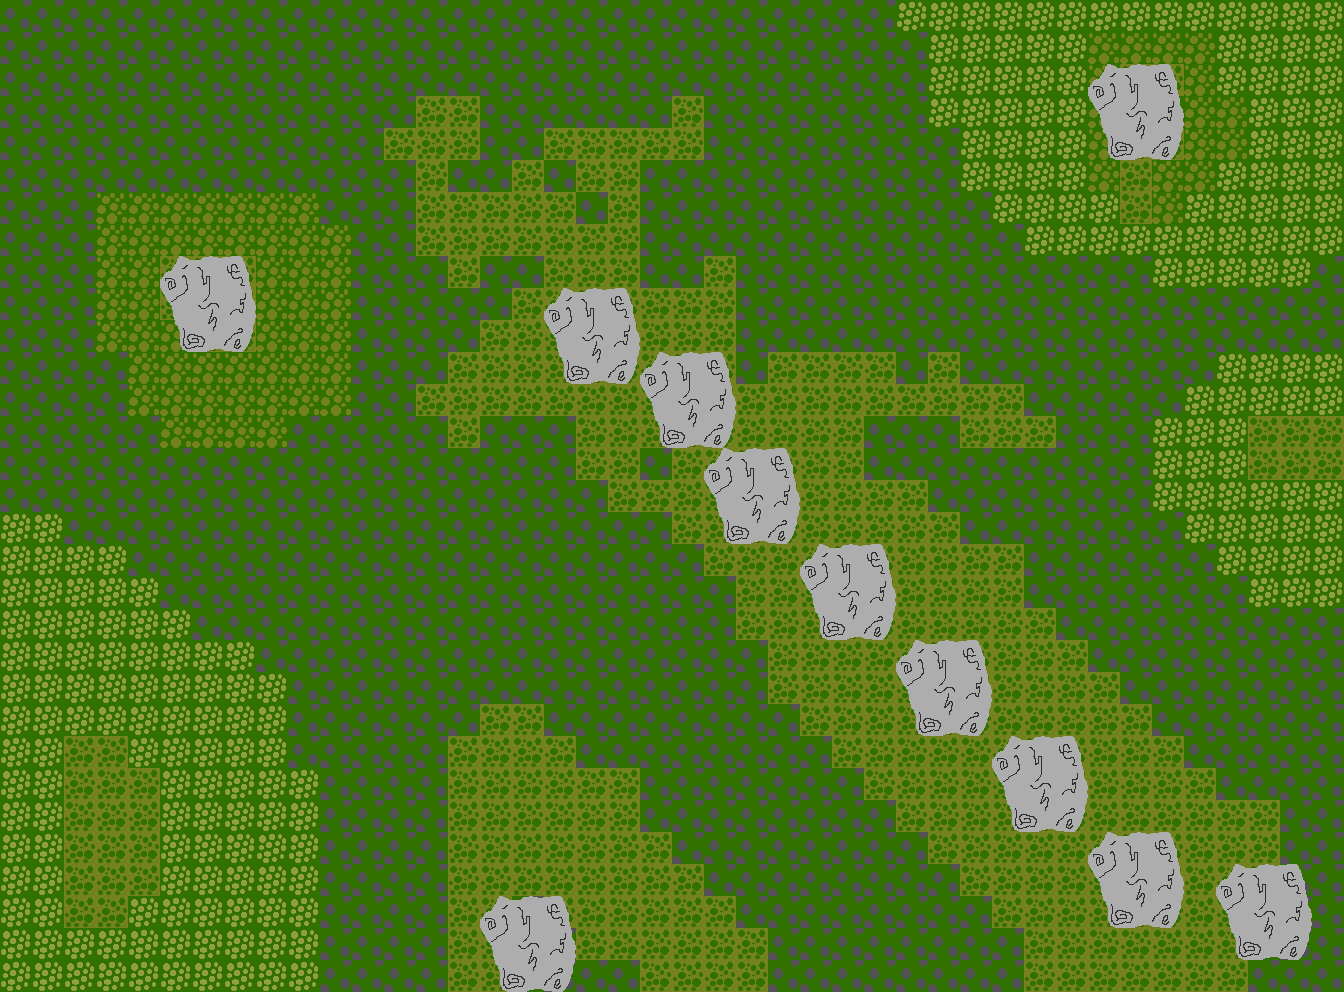

This game map was drawn from its Tiled (.tmx) file and the tilesets committed beside it. A one-line description and the full map source follow:
An orthogonal 42x31 tile map with 32x32 px tiles, 2 tile layers (grass, rocks), 2 tilesets.

<map version="1.0" tiledversion="1.1.6" orientation="orthogonal" renderorder="right-down" width="42" height="31" tilewidth="32" tileheight="32" infinite="0" nextobjectid="1">
 <tileset firstgid="1" name="grassTiles" tilewidth="32" tileheight="32" tilecount="4" columns="2">
  <image source="grassTiles.png" width="64" height="64" />
 </tileset>
 <tileset firstgid="5" name="rockTiles" tilewidth="32" tileheight="32" tilecount="9" columns="3">
  <image source="rockTiles.png" width="96" height="96" />
 </tileset>
 <layer name="grass" width="42" height="31">
  <data encoding="csv">
1,1,1,1,1,1,1,1,1,1,1,1,1,1,1,1,1,1,1,1,1,1,1,1,1,1,1,1,4,4,4,4,4,4,4,4,4,4,4,4,4,4,
1,1,1,1,1,1,1,1,1,1,1,1,1,1,1,1,1,1,1,1,1,1,1,1,1,1,1,1,1,4,4,4,4,4,2,2,2,2,4,4,4,4,
1,1,1,1,1,1,1,1,1,1,1,1,1,1,1,1,1,1,1,1,1,1,1,1,1,1,1,1,1,4,4,4,4,4,2,3,3,2,4,4,4,4,
1,1,1,1,1,1,1,1,1,1,1,1,1,3,3,1,1,1,1,1,1,3,1,1,1,1,1,1,1,4,4,4,4,4,2,3,2,2,2,4,4,4,
1,1,1,1,1,1,1,1,1,1,1,1,3,3,3,1,1,3,3,3,3,3,1,1,1,1,1,1,1,1,4,4,4,4,2,3,3,2,2,4,4,4,
1,1,1,1,1,1,1,1,1,1,1,1,1,3,1,1,3,1,3,3,1,1,1,1,1,1,1,1,1,1,4,4,4,4,2,3,2,2,4,4,4,4,
1,1,1,2,2,2,2,2,2,2,1,1,1,3,3,3,3,3,1,3,1,1,1,1,1,1,1,1,1,1,1,4,4,4,4,3,2,4,4,4,4,4,
1,1,1,2,2,2,2,2,2,2,2,1,1,3,3,3,3,3,3,3,1,1,1,1,1,1,1,1,1,1,1,1,4,4,4,4,4,4,4,4,4,4,
1,1,1,2,2,3,3,3,2,2,2,1,1,1,3,1,1,3,3,3,1,1,3,1,1,1,1,1,1,1,1,1,1,1,1,1,4,4,4,4,4,1,
1,1,1,2,2,3,3,3,2,2,2,1,1,1,1,1,3,3,3,3,3,3,3,1,1,1,1,1,1,1,1,1,1,1,1,1,1,1,1,1,1,1,
1,1,1,2,2,2,3,3,2,2,2,1,1,1,1,3,3,3,3,3,3,3,3,1,1,1,1,1,1,1,1,1,1,1,1,1,1,1,1,1,1,1,
1,1,1,1,2,2,2,2,2,2,2,1,1,1,3,3,3,3,3,3,3,3,3,1,3,3,3,3,1,3,1,1,1,1,1,1,1,1,4,4,4,4,
1,1,1,1,2,2,2,2,2,2,2,1,1,3,3,3,3,3,3,3,3,3,3,3,3,3,3,3,3,3,3,3,1,1,1,1,1,4,4,4,4,4,
1,1,1,1,1,2,2,2,2,1,1,1,1,1,3,1,1,1,3,3,3,3,3,3,3,3,3,1,1,1,3,3,3,1,1,1,4,4,4,3,3,3,
1,1,1,1,1,1,1,1,1,1,1,1,1,1,1,1,1,1,3,3,1,3,3,3,3,3,3,1,1,1,1,1,1,1,1,1,4,4,4,3,3,3,
1,1,1,1,1,1,1,1,1,1,1,1,1,1,1,1,1,1,1,3,3,3,3,3,3,3,3,3,3,1,1,1,1,1,1,1,4,4,4,4,4,4,
4,4,1,1,1,1,1,1,1,1,1,1,1,1,1,1,1,1,1,1,1,3,3,3,3,3,3,3,3,3,1,1,1,1,1,1,1,4,4,4,4,4,
4,4,4,4,1,1,1,1,1,1,1,1,1,1,1,1,1,1,1,1,1,1,3,3,3,3,3,3,3,3,3,3,1,1,1,1,1,1,4,4,4,4,
4,4,4,4,4,1,1,1,1,1,1,1,1,1,1,1,1,1,1,1,1,1,1,3,3,3,3,3,3,3,3,3,1,1,1,1,1,1,1,4,4,4,
4,4,4,4,4,4,1,1,1,1,1,1,1,1,1,1,1,1,1,1,1,1,1,3,3,3,3,3,3,3,3,3,3,1,1,1,1,1,1,1,1,1,
4,4,4,4,4,4,4,4,1,1,1,1,1,1,1,1,1,1,1,1,1,1,1,1,3,3,3,3,3,3,3,3,3,3,1,1,1,1,1,1,1,1,
4,4,4,4,4,4,4,4,4,1,1,1,1,1,1,1,1,1,1,1,1,1,1,1,3,3,3,3,3,3,3,3,3,3,3,1,1,1,1,1,1,1,
4,4,4,4,4,4,4,4,4,1,1,1,1,1,1,3,3,1,1,1,1,1,1,1,1,3,3,3,3,3,3,3,3,3,3,3,1,1,1,1,1,1,
4,4,3,3,4,4,4,4,4,1,1,1,1,1,3,3,3,3,1,1,1,1,1,1,1,1,3,3,3,3,3,3,3,3,3,3,3,1,1,1,1,1,
4,4,3,3,3,4,4,4,4,4,1,1,1,1,3,3,3,3,3,3,1,1,1,1,1,1,1,3,3,3,3,3,3,3,3,3,3,3,1,1,1,1,
4,4,3,3,3,4,4,4,4,4,1,1,1,1,3,3,3,3,3,3,1,1,1,1,1,1,1,1,3,3,3,3,3,3,3,3,3,3,3,3,1,1,
4,4,3,3,3,4,4,4,4,4,1,1,1,1,3,3,3,3,3,3,3,1,1,1,1,1,1,1,1,3,3,3,3,3,3,3,3,3,3,3,1,1,
4,4,3,3,3,4,4,4,4,4,1,1,1,1,3,3,3,3,3,3,3,3,1,1,1,1,1,1,1,1,3,3,3,3,3,3,3,3,3,3,1,1,
4,4,3,3,4,4,4,4,4,4,1,1,1,1,3,3,1,3,3,3,3,3,3,1,1,1,1,1,1,1,1,3,3,3,3,3,3,3,3,1,1,1,
4,4,4,4,4,4,4,4,4,4,1,1,1,1,3,3,1,1,3,3,3,3,3,3,1,1,1,1,1,1,1,1,3,3,3,3,3,3,3,1,1,1,
4,4,4,4,4,4,4,4,4,4,1,1,1,1,3,3,1,1,1,1,3,3,3,3,1,1,1,1,1,1,1,1,3,3,3,3,3,3,3,1,1,1
</data>
 </layer>
 <layer name="rocks" width="42" height="31">
  <data encoding="csv">
0,0,0,0,0,0,0,0,0,0,0,0,0,0,0,0,0,0,0,0,0,0,0,0,0,0,0,0,0,0,0,0,0,0,0,0,0,0,0,0,0,0,
0,0,0,0,0,0,0,0,0,0,0,0,0,0,0,0,0,0,0,0,0,0,0,0,0,0,0,0,0,0,0,0,0,0,0,0,0,0,0,0,0,0,
0,0,0,0,0,0,0,0,0,0,0,0,0,0,0,0,0,0,0,0,0,0,0,0,0,0,0,0,0,0,0,0,0,0,5,6,7,0,0,0,0,0,
0,0,0,0,0,0,0,0,0,0,0,0,0,0,0,0,0,0,0,0,0,0,0,0,0,0,0,0,0,0,0,0,0,0,8,9,10,0,0,0,0,0,
0,0,0,0,0,0,0,0,0,0,0,0,0,0,0,0,0,0,0,0,0,0,0,0,0,0,0,0,0,0,0,0,0,0,11,12,13,0,0,0,0,0,
0,0,0,0,0,0,0,0,0,0,0,0,0,0,0,0,0,0,0,0,0,0,0,0,0,0,0,0,0,0,0,0,0,0,0,0,0,0,0,0,0,0,
0,0,0,0,0,0,0,0,0,0,0,0,0,0,0,0,0,0,0,0,0,0,0,0,0,0,0,0,0,0,0,0,0,0,0,0,0,0,0,0,0,0,
0,0,0,0,0,0,0,0,0,0,0,0,0,0,0,0,0,0,0,0,0,0,0,0,0,0,0,0,0,0,0,0,0,0,0,0,0,0,0,0,0,0,
0,0,0,0,0,5,6,7,0,0,0,0,0,0,0,0,0,0,0,0,0,0,0,0,0,0,0,0,0,0,0,0,0,0,0,0,0,0,0,0,0,0,
0,0,0,0,0,8,9,10,0,0,0,0,0,0,0,0,0,5,6,7,0,0,0,0,0,0,0,0,0,0,0,0,0,0,0,0,0,0,0,0,0,0,
0,0,0,0,0,11,12,13,0,0,0,0,0,0,0,0,0,8,9,10,0,0,0,0,0,0,0,0,0,0,0,0,0,0,0,0,0,0,0,0,0,0,
0,0,0,0,0,0,0,0,0,0,0,0,0,0,0,0,0,11,12,13,5,6,7,0,0,0,0,0,0,0,0,0,0,0,0,0,0,0,0,0,0,0,
0,0,0,0,0,0,0,0,0,0,0,0,0,0,0,0,0,0,0,0,8,9,10,0,0,0,0,0,0,0,0,0,0,0,0,0,0,0,0,0,0,0,
0,0,0,0,0,0,0,0,0,0,0,0,0,0,0,0,0,0,0,0,11,12,13,0,0,0,0,0,0,0,0,0,0,0,0,0,0,0,0,0,0,0,
0,0,0,0,0,0,0,0,0,0,0,0,0,0,0,0,0,0,0,0,0,0,5,6,7,0,0,0,0,0,0,0,0,0,0,0,0,0,0,0,0,0,
0,0,0,0,0,0,0,0,0,0,0,0,0,0,0,0,0,0,0,0,0,0,8,9,10,0,0,0,0,0,0,0,0,0,0,0,0,0,0,0,0,0,
0,0,0,0,0,0,0,0,0,0,0,0,0,0,0,0,0,0,0,0,0,0,11,12,13,0,0,0,0,0,0,0,0,0,0,0,0,0,0,0,0,0,
0,0,0,0,0,0,0,0,0,0,0,0,0,0,0,0,0,0,0,0,0,0,0,0,0,5,6,7,0,0,0,0,0,0,0,0,0,0,0,0,0,0,
0,0,0,0,0,0,0,0,0,0,0,0,0,0,0,0,0,0,0,0,0,0,0,0,0,8,9,10,0,0,0,0,0,0,0,0,0,0,0,0,0,0,
0,0,0,0,0,0,0,0,0,0,0,0,0,0,0,0,0,0,0,0,0,0,0,0,0,11,12,13,0,0,0,0,0,0,0,0,0,0,0,0,0,0,
0,0,0,0,0,0,0,0,0,0,0,0,0,0,0,0,0,0,0,0,0,0,0,0,0,0,0,0,5,6,7,0,0,0,0,0,0,0,0,0,0,0,
0,0,0,0,0,0,0,0,0,0,0,0,0,0,0,0,0,0,0,0,0,0,0,0,0,0,0,0,8,9,10,0,0,0,0,0,0,0,0,0,0,0,
0,0,0,0,0,0,0,0,0,0,0,0,0,0,0,0,0,0,0,0,0,0,0,0,0,0,0,0,11,12,13,0,0,0,0,0,0,0,0,0,0,0,
0,0,0,0,0,0,0,0,0,0,0,0,0,0,0,0,0,0,0,0,0,0,0,0,0,0,0,0,0,0,0,5,6,7,0,0,0,0,0,0,0,0,
0,0,0,0,0,0,0,0,0,0,0,0,0,0,0,0,0,0,0,0,0,0,0,0,0,0,0,0,0,0,0,8,9,10,0,0,0,0,0,0,0,0,
0,0,0,0,0,0,0,0,0,0,0,0,0,0,0,0,0,0,0,0,0,0,0,0,0,0,0,0,0,0,0,11,12,13,0,0,0,0,0,0,0,0,
0,0,0,0,0,0,0,0,0,0,0,0,0,0,0,0,0,0,0,0,0,0,0,0,0,0,0,0,0,0,0,0,0,0,5,6,7,0,0,0,0,0,
0,0,0,0,0,0,0,0,0,0,0,0,0,0,0,0,0,0,0,0,0,0,0,0,0,0,0,0,0,0,0,0,0,0,8,9,10,0,5,6,7,0,
0,0,0,0,0,0,0,0,0,0,0,0,0,0,0,5,6,7,0,0,0,0,0,0,0,0,0,0,0,0,0,0,0,0,11,12,13,0,8,9,10,0,
0,0,0,0,0,0,0,0,0,0,0,0,0,0,0,8,9,10,0,0,0,0,0,0,0,0,0,0,0,0,0,0,0,0,0,0,0,0,11,12,13,0,
0,0,0,0,0,0,0,0,0,0,0,0,0,0,0,11,12,13,0,0,0,0,0,0,0,0,0,0,0,0,0,0,0,0,0,0,0,0,0,0,0,0
</data>
 </layer>
</map>